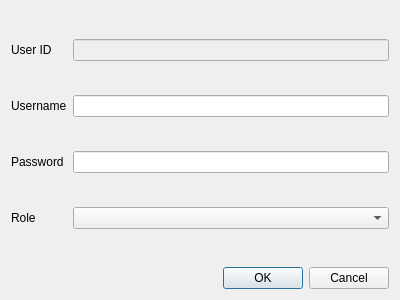
<?xml version="1.0" encoding="UTF-8"?>
<ui version="4.0">
 <class>EditUserDialog</class>
 <widget class="QDialog" name="EditUserDialog">
  <property name="geometry">
   <rect>
    <x>0</x>
    <y>0</y>
    <width>400</width>
    <height>300</height>
   </rect>
  </property>
  <property name="windowTitle">
   <string>Edit User</string>
  </property>
  <layout class="QVBoxLayout" name="verticalLayout">
   <item>
    <layout class="QFormLayout" name="formLayout">
     <item row="0" column="0">
      <widget class="QLabel" name="labelUserId">
       <property name="sizePolicy">
        <sizepolicy hsizetype="Preferred" vsizetype="Expanding">
         <horstretch>0</horstretch>
         <verstretch>0</verstretch>
        </sizepolicy>
       </property>
       <property name="text">
        <string>User ID</string>
       </property>
      </widget>
     </item>
     <item row="1" column="0">
      <widget class="QLabel" name="labelUsername">
       <property name="sizePolicy">
        <sizepolicy hsizetype="Preferred" vsizetype="Expanding">
         <horstretch>0</horstretch>
         <verstretch>0</verstretch>
        </sizepolicy>
       </property>
       <property name="text">
        <string>Username</string>
       </property>
      </widget>
     </item>
     <item row="2" column="0">
      <widget class="QLabel" name="labelPassword">
       <property name="sizePolicy">
        <sizepolicy hsizetype="Preferred" vsizetype="Expanding">
         <horstretch>0</horstretch>
         <verstretch>0</verstretch>
        </sizepolicy>
       </property>
       <property name="text">
        <string>Password</string>
       </property>
      </widget>
     </item>
     <item row="3" column="0">
      <widget class="QLabel" name="labelRole">
       <property name="sizePolicy">
        <sizepolicy hsizetype="Preferred" vsizetype="Expanding">
         <horstretch>0</horstretch>
         <verstretch>0</verstretch>
        </sizepolicy>
       </property>
       <property name="text">
        <string>Role</string>
       </property>
      </widget>
     </item>
     <item row="0" column="1">
      <widget class="QLineEdit" name="editUserId">
       <property name="enabled">
        <bool>false</bool>
       </property>
      </widget>
     </item>
     <item row="1" column="1">
      <widget class="QLineEdit" name="editUsername"/>
     </item>
     <item row="2" column="1">
      <widget class="QLineEdit" name="editPassword"/>
     </item>
     <item row="3" column="1">
      <widget class="QComboBox" name="comboRole"/>
     </item>
    </layout>
   </item>
   <item>
    <widget class="QDialogButtonBox" name="buttonBox">
     <property name="orientation">
      <enum>Qt::Horizontal</enum>
     </property>
     <property name="standardButtons">
      <set>QDialogButtonBox::Cancel|QDialogButtonBox::Ok</set>
     </property>
    </widget>
   </item>
  </layout>
 </widget>
 <resources/>
 <connections>
  <connection>
   <sender>buttonBox</sender>
   <signal>accepted()</signal>
   <receiver>EditUserDialog</receiver>
   <slot>accept()</slot>
   <hints>
    <hint type="sourcelabel">
     <x>248</x>
     <y>254</y>
    </hint>
    <hint type="destinationlabel">
     <x>157</x>
     <y>274</y>
    </hint>
   </hints>
  </connection>
  <connection>
   <sender>buttonBox</sender>
   <signal>rejected()</signal>
   <receiver>EditUserDialog</receiver>
   <slot>reject()</slot>
   <hints>
    <hint type="sourcelabel">
     <x>316</x>
     <y>260</y>
    </hint>
    <hint type="destinationlabel">
     <x>286</x>
     <y>274</y>
    </hint>
   </hints>
  </connection>
 </connections>
</ui>
